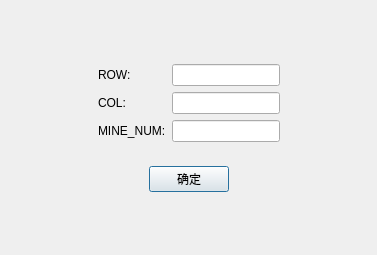
<?xml version="1.0" encoding="UTF-8"?>
<ui version="4.0">
 <class>Dialog</class>
 <widget class="QDialog" name="Dialog">
  <property name="geometry">
   <rect>
    <x>0</x>
    <y>0</y>
    <width>377</width>
    <height>255</height>
   </rect>
  </property>
  <property name="sizePolicy">
   <sizepolicy hsizetype="Fixed" vsizetype="Fixed">
    <horstretch>0</horstretch>
    <verstretch>0</verstretch>
   </sizepolicy>
  </property>
  <property name="windowTitle">
   <string>Dialog</string>
  </property>
  <layout class="QVBoxLayout" name="verticalLayout">
   <item>
    <spacer name="verticalSpacer_2">
     <property name="orientation">
      <enum>Qt::Vertical</enum>
     </property>
     <property name="sizeHint" stdset="0">
      <size>
       <width>20</width>
       <height>40</height>
      </size>
     </property>
    </spacer>
   </item>
   <item>
    <widget class="QWidget" name="widget" native="true">
     <layout class="QGridLayout" name="gridLayout">
      <item row="0" column="2">
       <widget class="QLineEdit" name="lineEdit"/>
      </item>
      <item row="1" column="1">
       <widget class="QLabel" name="label_2">
        <property name="text">
         <string>COL:</string>
        </property>
       </widget>
      </item>
      <item row="1" column="2">
       <widget class="QLineEdit" name="lineEdit_2"/>
      </item>
      <item row="2" column="2">
       <widget class="QLineEdit" name="lineEdit_3"/>
      </item>
      <item row="2" column="1">
       <widget class="QLabel" name="label_3">
        <property name="text">
         <string>MINE_NUM:</string>
        </property>
       </widget>
      </item>
      <item row="0" column="1">
       <widget class="QLabel" name="label">
        <property name="text">
         <string>ROW:</string>
        </property>
       </widget>
      </item>
      <item row="1" column="0">
       <spacer name="horizontalSpacer_3">
        <property name="orientation">
         <enum>Qt::Horizontal</enum>
        </property>
        <property name="sizeHint" stdset="0">
         <size>
          <width>40</width>
          <height>20</height>
         </size>
        </property>
       </spacer>
      </item>
      <item row="1" column="3">
       <spacer name="horizontalSpacer_4">
        <property name="orientation">
         <enum>Qt::Horizontal</enum>
        </property>
        <property name="sizeHint" stdset="0">
         <size>
          <width>40</width>
          <height>20</height>
         </size>
        </property>
       </spacer>
      </item>
     </layout>
    </widget>
   </item>
   <item>
    <widget class="QWidget" name="widget_4" native="true">
     <layout class="QHBoxLayout" name="horizontalLayout_4">
      <item>
       <spacer name="horizontalSpacer">
        <property name="orientation">
         <enum>Qt::Horizontal</enum>
        </property>
        <property name="sizeHint" stdset="0">
         <size>
          <width>40</width>
          <height>20</height>
         </size>
        </property>
       </spacer>
      </item>
      <item>
       <widget class="QPushButton" name="pushButton">
        <property name="text">
         <string>确定</string>
        </property>
       </widget>
      </item>
      <item>
       <spacer name="horizontalSpacer_2">
        <property name="orientation">
         <enum>Qt::Horizontal</enum>
        </property>
        <property name="sizeHint" stdset="0">
         <size>
          <width>40</width>
          <height>20</height>
         </size>
        </property>
       </spacer>
      </item>
     </layout>
    </widget>
   </item>
   <item>
    <spacer name="verticalSpacer">
     <property name="orientation">
      <enum>Qt::Vertical</enum>
     </property>
     <property name="sizeHint" stdset="0">
      <size>
       <width>20</width>
       <height>40</height>
      </size>
     </property>
    </spacer>
   </item>
  </layout>
 </widget>
 <resources/>
 <connections/>
</ui>
